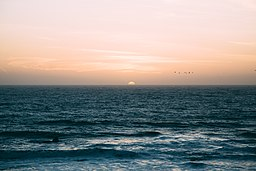
#> input picture Assignment3/yellow_horizon.jpg, 256 x 171 px
$ jupyter execute Task2.ipynb
#> lines starting #> are read from the running program, lines starting #| are printed output that depends on the picture
# Assignment 3

### Group 11
Michael Hüppe, Leon Korkmaz

## Task 2: Line fitting with RANSAC

[cell 1]
import numpy as np
import matplotlib.pyplot as plt
from skimage import io, color, filters
from skimage.filters import sobel_h
from skimage.transform import rotate
from sklearn.linear_model import RANSACRegressor
from sklearn.linear_model import LinearRegression

[cell 2]
image_path = "yellow_horizon.jpg"
image = io.imread(image_path)
#> image is the input picture: shape (171, 256, 3); mean R, G, B 142.9, 142.4, 140.2
gray_image = color.rgb2gray(image)
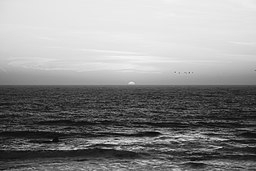
#> gray_image: shape (171, 256) float64; min 0.00759, max 0.959, mean 0.558

# Plot grayscale image
plt.title("Grayscale Image")
plt.imshow(gray_image, cmap='gray')
plt.show()

[cell 3]
# Smooth the image first to reduce noise
smoothed_image = filters.gaussian(gray_image, sigma=4)
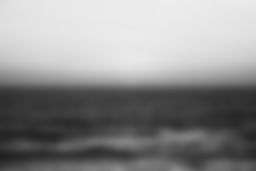
#> smoothed_image: shape (171, 256) float64; min 0.128, max 0.94, mean 0.558

# Apply the Sobel filter for horizontal edge detection
horizontal_gradient = sobel_h(smoothed_image)
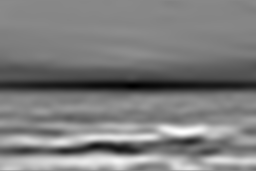
#> horizontal_gradient: shape (171, 256) float64; min -0.0786, max 0.0682, mean -0.00567; drawn with min black and max white

# Plot the horizontal gradient
plt.title("Horizontal Sobel Edge Detection")
plt.imshow(horizontal_gradient, cmap='gray')
plt.show()

[cell 4]
# Find 20 equidistant vertical lines and minimum gradient points
height, width = horizontal_gradient.shape
#> height = 171; width = 256
x_coords = np.linspace(0, width - 1, 20, dtype=int)
#> x_coords = 20 values from 0 to 255
y_coords = [np.argmin(horizontal_gradient[:, x]) for x in x_coords]
#> y_coords = [85, 85, 85, 85, 85, 85, 85, 85, 85, 85, 85, 85, 85, 85, 85, 85, 85, 85, 85, 85]

# Candidate points for RANSAC
candidate_points = np.column_stack((x_coords, y_coords))
#> candidate_points = 20 rows, first 8: [0, 85], [13, 85], [26, 85], [40, 85], [53, 85], [67, 85], [80, 85], [93, 85]

# Apply RANSAC for line fitting
X = candidate_points[:, 0].reshape(-1, 1)
#> X = 20 values from 0 to 255
y = candidate_points[:, 1]
#> y = 20 values from 85 to 85

ransac = RANSACRegressor(LinearRegression(), min_samples=3, residual_threshold=3)
ransac.fit(X, y)

# Extract the line parameters
line_x = np.arange(0, width, 1).reshape(-1, 1)
#> line_x = 256 values from 0 to 255
line_y = ransac.predict(line_x)
#> line_y = 256 values from 85 to 85

# Plot the original image with the detected horizon
plt.title("Horizon Detection with RANSAC")
plt.imshow(gray_image, cmap='gray')
plt.plot(line_x, line_y, color='red', linewidth=2, label='Horizon Line')
plt.scatter(x_coords, y_coords, color='blue', label='Candidate Points')
plt.legend()
plt.show()
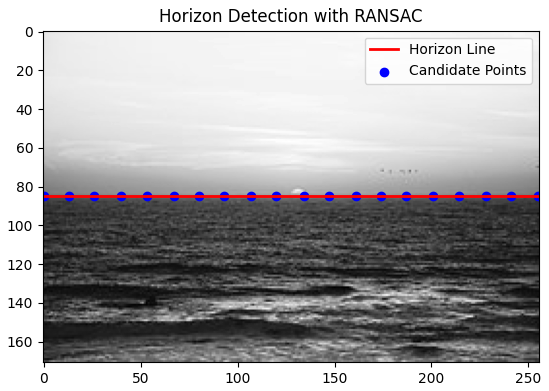
#> figure drawn by matplotlib, 1 panel

[cell 5]
# Rotate the image randomly and test horizon detection
rotation_angle = np.random.uniform(-30, 30)
rotated_image = rotate(gray_image, angle=rotation_angle, mode="reflect")
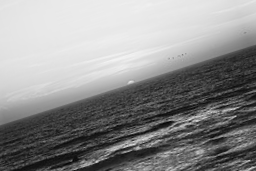
#> rotated_image: shape (171, 256) float64; min 0.0214, max 0.953, mean 0.559

# Smooth and detect edges in rotated image
rotated_smoothed = filters.gaussian(rotated_image, sigma=4)
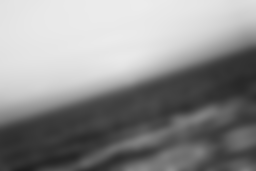
#> rotated_smoothed: shape (171, 256) float64; min 0.116, max 0.928, mean 0.559
rotated_gradient = sobel_h(rotated_smoothed)
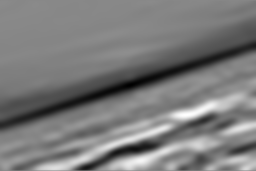
#> rotated_gradient: shape (171, 256) float64; min -0.0745, max 0.0652, mean -0.00678; drawn with min black and max white

# Find new candidate points for RANSAC
rotated_y_coords = [np.argmin(rotated_gradient[:, x]) for x in x_coords]
#> rotated_y_coords = [125, 121, 117, 113, 109, 104, 100, 96, 91, 87, 83, 79, 75, 70, 66, 62, 58, 53, 49, 45]
rotated_candidate_points = np.column_stack((x_coords, rotated_y_coords))
#> rotated_candidate_points = 20 rows, first 8: [0, 125], [13, 121], [26, 117], [40, 113], [53, 109], [67, 104], [80, 100], [93, 96]

# Apply RANSAC to the rotated image
rotated_X = rotated_candidate_points[:, 0].reshape(-1, 1)
#> rotated_X = 20 values from 0 to 255
rotated_y = rotated_candidate_points[:, 1]
#> rotated_y = 20 values, max 125 at index 0, min 45 at index 19, mean 85.15

ransac.fit(rotated_X, rotated_y)
rotated_line_y = ransac.predict(line_x)

# Plot the rotated image with the detected horizon
plt.title(f"Rotated Image with Horizon Detection ({rotation_angle:.2f} degrees)")
plt.imshow(rotated_image, cmap='gray')
plt.plot(line_x, rotated_line_y, color='red', linewidth=2, label='Horizon Line')
plt.scatter(x_coords, rotated_y_coords, color='blue', label='Candidate Points')
plt.legend()
plt.show()
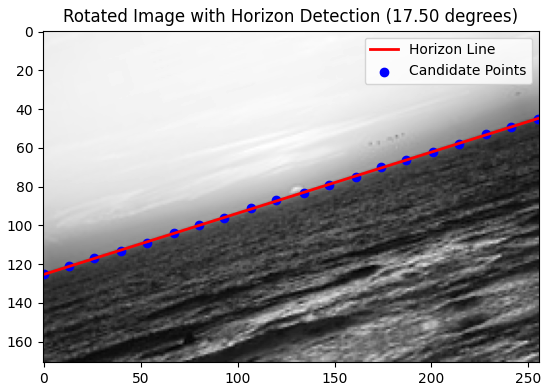
#> figure drawn by matplotlib, 1 panel
